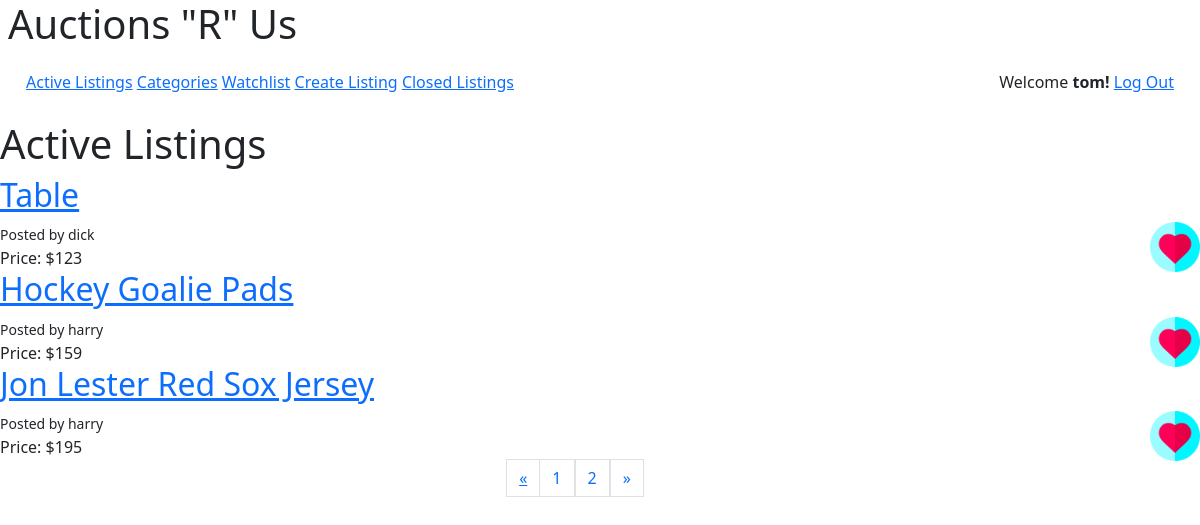
Before: /2 (signed in) with the older database file.
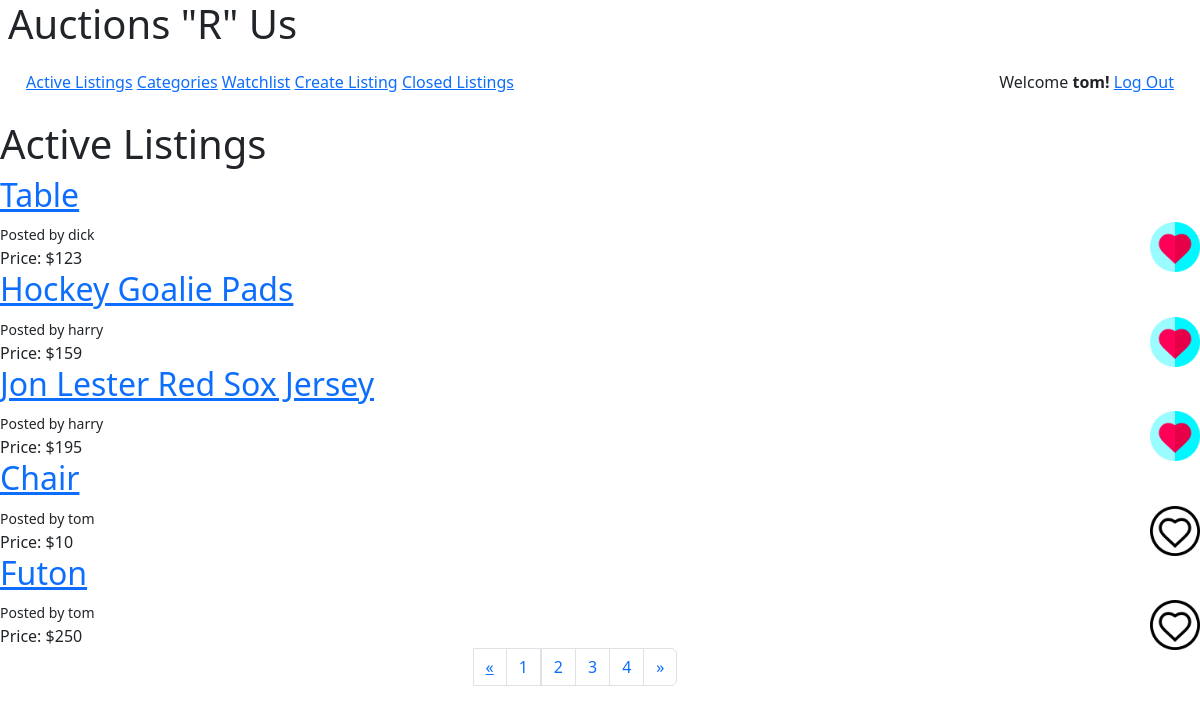
After: the same page with the newer database file.
### auctions/models.py (models this page shows, shortened)
class User(AbstractUser):
    pass

class Listings(models.Model):
    CATEGORY_CHOICES = [
    ('MS', 'Motors'),
    ('ECCS', 'Electronics'),
    ('C_ART', 'Collectibles & Art'),
    ('CLOTH', 'Clothing & Accessories'),
    ('BUSS', 'Business & Industrial'),
    ('HG', 'Home & Garden'),
    ('SPORT', 'Sporting Goods'),
    ('JE', 'Jewelry & Watches'),
    ('OT', 'Other'),
    ]
    MOTORS = 'MS'
    ELECTRONICS = 'ECCS'
    COLLECTIBLES_ART = 'C_ART'
    CLOTHING_ACC = 'CLOTH'
    BUSINESS_IND = 'BUSS'
    HOME_GARDEN = 'HG'
    SPORTING = 'SPORT'
    JEWELRY = 'JE'
    OTHER = 'OT'
    user = models.ForeignKey(User, on_delete=models.CASCADE, default=None)
    title = models.CharField(max_length=100)
    description = models.TextField(blank=True, max_length=200)
    price = models.PositiveSmallIntegerField(default=0)
    highestbid = models.PositiveSmallIntegerField(default=0, blank=True)
    category = models.CharField(max_length=16, choices=CATEGORY_CHOICES, default='MOTORS')
    active = models.BooleanField(default=True)
    image = models.ImageField(default='No Image', upload_to='images')
    class Meta:
        verbose_name_plural = "Listings"

### auctions/views.py (the view)
# urls.py: path("<int:pages>", views.index_pagination, name='index_pagination'),
@login_required(login_url='login')
def index_pagination(request, pages):
    user_list = []
    listings = Listings.objects.filter(active=1)
    watching = Watchlist.objects.filter(user=request.user)
    page = pages
    paginator = Paginator(listings, 5)
    listing_pages = paginator.page(page)
    for w in watching:
        user_list.append(w.listing)
    return render(request, "auctions/index.html", {
        "listings": listings,
        "length": len(listings),
        "user_list": user_list,
        "listing_pages": listing_pages
    })

### auctions/templates/auctions/index.html (shortened to what this page needs)
{% extends "auctions/layout.html" %}
{% block main %}
<h1>Active Listings</h1>
{% if length == 0 %}
  No Active Listings!
{% else %}
  {% for listing in listing_pages %}
  <section>
    <div>
      <h2><a href="{% url 'listing_page' listing.id %}">{{listing.title}}</a></h2>
    <small>Posted by {{listing.user}}</small>
    <form id="toggle-watchlist1" action="{% url 'api-toggle-watchlist' listing_id=listing.id %}" method="POST" style="float: right">
        {% if listing in user_list %}
        <input type="image" src="/media/images/heart-filled.png" style="max-height: 50px" id="toggle1">
        {% else %}
        <input type="image" src="/media/images/heart-outline.png" style="max-height: 50px" id="toggle1">
        {% endif %}
    </form>
    <br>
    Price: ${{listing.price}}
  </div>
  </section>
  {% endfor %}
{% endif %}
  {% if listing_pages.has_other_pages %}
    <ul class="pagination justify-content-center">
      {% if listing_pages.has_previous %}
        <li class="page-link"><a href="{% url 'index_pagination' listing_pages.previous_page_number %}">&laquo;</a></li>
      {% else %}
        <li class="page-link"><span>&laquo;</span></li>
      {% endif %}
      {% for i in listing_pages.paginator.page_range %}
        {% if listing_pages.number == i %}
        <li class="page-link"><span>{{ i }} <span class="visually-hidden">(current)</span></span></li>
        {% else %}
          <li class="page-item"><a class="page-link" href="{% url 'index_pagination' i %}">{{ i }}</a></li>
        {% endif %}
      {% endfor %}
      {% if listing_pages.has_next %}
        <li class="page-item"><a class="page-link" href="{% url 'index_pagination' listing_pages.next_page_number %}">&raquo;</a></li>
      {% else %}
        <li class="page-link"><span>&raquo;</span></li>
      {% endif %}
    </ul>
  {% endif %}
{% endblock %}

### auctions/templates/auctions/layout.html (shortened to what this page needs)
{% load static %}
<!DOCTYPE html>
<html lang="en">
    <head>
        <link rel="stylesheet" href="https://cdn.simplecss.org/simple.css">
        <link rel="stylesheet" href="{% static 'auctions/uaa490styles.css' %}" >
        <link rel="stylesheet" href="//code.jquery.com/ui/1.12.1/themes/smoothness/jquery-ui.css">
        <link href="https://cdn.jsdelivr.net/npm/bootstrap@5.2.2/dist/css/bootstrap.min.css" rel="stylesheet">
    </head>
    <body>
        <header>
            <h1>Auctions "R" Us</h1>
            <nav>
                <span>
                    <a href="{% url 'index' %}">Active Listings</a>
                    <a href="{% url 'categories' %}">Categories</a>
                    <a href="{% url 'watchlist' %}">Watchlist</a>
                    <a href="{% url 'create_listing' %}">Create Listing</a>
                    <a href="{% url 'closed_listings' %}">Closed Listings</a>
                </span>
                <span>
                    {% if user.is_authenticated %}
                        Welcome <strong>{{ user.username }}!</strong>
                        <a href="{% url 'logout' %}">Log Out</a>
                    {% else %}
                        <a href="{% url 'login' %}">Log In</a>
                        <a href="{% url 'register' %}">Register</a>
                    {% endif %}
                </span>
            </nav>
        </header>
        <main>
            {% block main %}
            {% endblock %}
        </main>
    </body>
</html>

### auctions/static/auctions/uaa490styles.css (style rules this page uses)
nav { display: flex; justify-content: space-between; padding: 14px 18px; }
body > header { padding: 0 0.5rem .75rem 0.5rem; }
body { grid-template-columns: 10% 80% 10%; }

Changed rows visible on the page:
added Listings: title "Chair", user "tom", price "10"
added Listings: title "Futon", user "tom", price "250"
Other visible differences:
new list line: "3"
new list line: "4"
